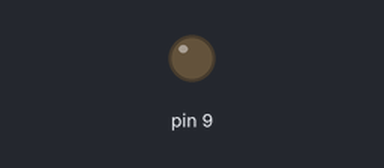
Bench run of a sketch on a simulated Arduino Uno, built with avr-gcc and run on an emulated ATmega328P. Parts: output pins drawn as LEDs (lit = HIGH).

Above: at 0.05 s.
At 0.65 s:
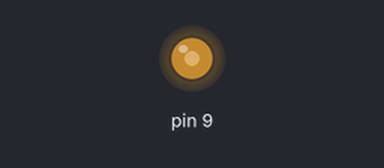
At 1.2 s:
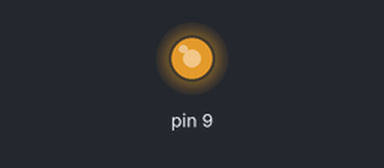
At 2.4 s:
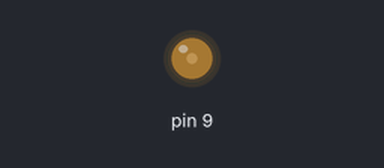
Timing chart, 0 to 5.5 s (numbered marks = the images above):
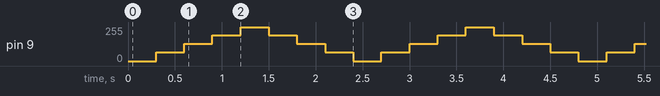

The sketch:

pwm_demo.ino
```cpp
void setup() {
  // put your setup code here, to run once:
  pinMode(9, OUTPUT);

}

void loop() {
  // put your main code here, to run repeatedly:
  analogWrite(9,0);
  delay(300);
  analogWrite(9,64);
  delay(300);
  analogWrite(9,128);
  delay(300);
  analogWrite(9,192);
  delay(300);
  analogWrite(9,255);
  delay(300);
  analogWrite(9,192);
  delay(300);
  analogWrite(9,128);
  delay(300);
  analogWrite(9,64);
  delay(300);
}
```

Measured:
- by itself, pin 9: repeats every 2.4 s: 128/255 0.30 s, 192/255 0.30 s, 255/255 0.30 s, 192/255 0.30 s, 128/255 0.30 s, 64/255 0.30 s, 0/255 0.30 s, 64/255 0.30 s
